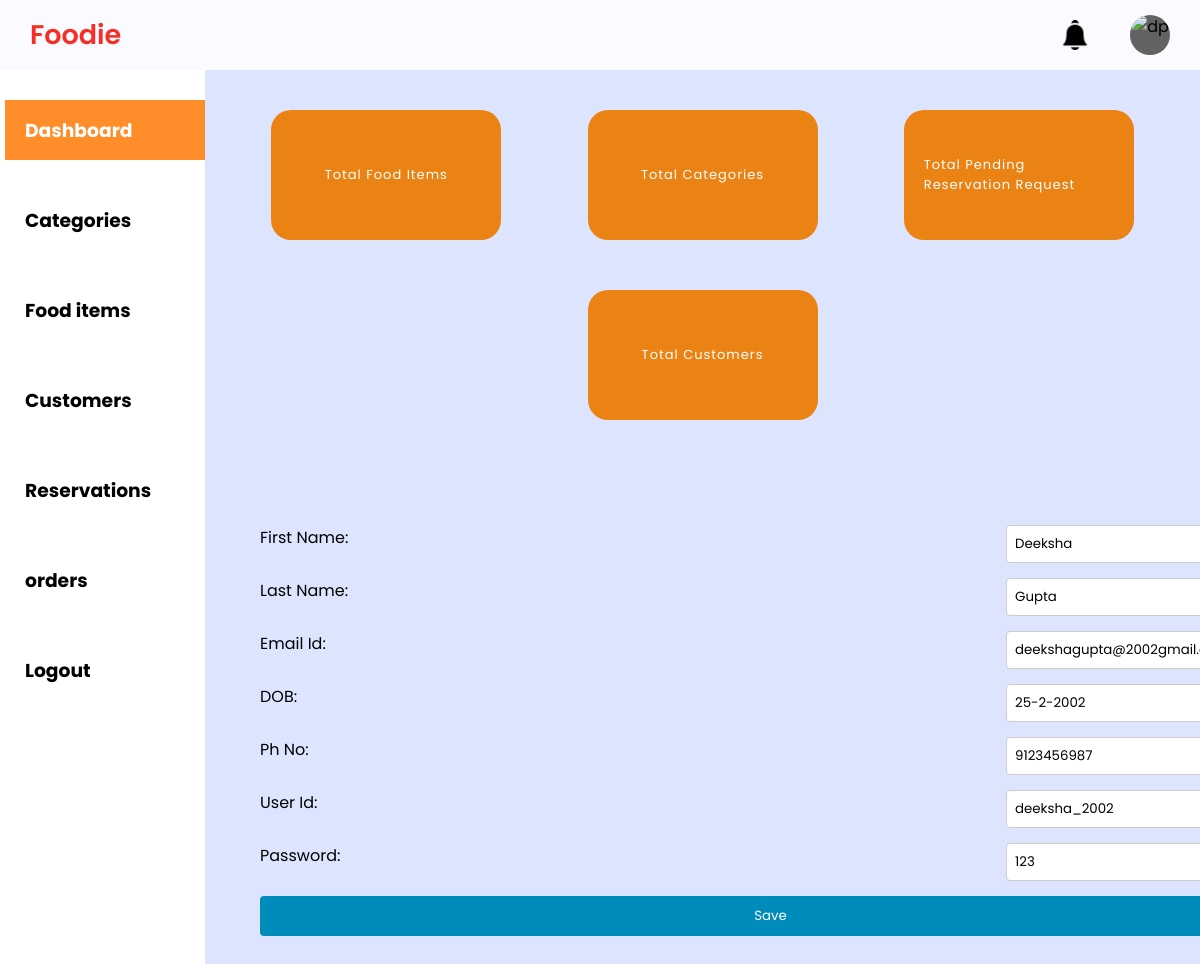
Page /admin-dashboard-customer-edit/2/ on the committed database.
### Home_App/models.py (models this page shows, shortened)
class customer_table(models.Model):
    customer_id = models.AutoField(primary_key=True)
    first_name = models.CharField(max_length=20)
    last_name = models.CharField(max_length=20)
    email_id = models.CharField(max_length=50)
    dob = models.CharField(max_length=10)
    phone_no = models.CharField(max_length=10)
    user_id = models.CharField(max_length=50)
    password = models.CharField(max_length=50)

### Home_App/views.py (the view)
# urls.py: path('admin-dashboard-customer-edit/<int:customer_id>/',hv.edit_customer,name='edit_customer'),
def edit_customer(request,customer_id):
    customer = get_object_or_404(customer_table,customer_id=customer_id)
    if request.method == 'POST':
        form = CustomerEditForm(request.POST)
        if form.is_valid():
            customer.first_name=form.cleaned_data['first_name']
            customer.last_name=form.cleaned_data['last_name']
            customer.email_id=form.cleaned_data['email_id']
            customer.dob=form.cleaned_data['dob']
            customer.phone_no=form.cleaned_data['phone_no']
            customer.user_id=form.cleaned_data['user_id']
            customer.password=form.cleaned_data['password']
            customer.save()
            return redirect(reverse('admin-dashboard-section',kwargs={'section':'customers'}))
    else:
            form = CustomerEditForm(initial={
                'first_name':customer.first_name,
                'last_name':customer.last_name,
                'email_id':customer.email_id,
                'dob':customer.dob,
                'phone_no':customer.phone_no,
                'user_id':customer.user_id,
                'password':customer.password
            })
    return render(request,'admin-dashboard-customer-edit-modal.html',{'form':form,'customer_id':customer_id})

### Home_App/forms.py
class CustomerEditForm(forms.Form):
    first_name = forms.CharField(label='First Name', max_length=255)
    last_name = forms.CharField(label='Last Name', max_length=255)
    email_id = forms.CharField(label='Email Id',max_length=255)
    dob = forms.CharField(label='DOB',max_length=20)
    phone_no = forms.IntegerField(label='Ph No')
    user_id = forms.CharField(label='User Id',max_length=255)
    password = forms.CharField(label='Password',max_length=255)

### Template/admin-dashboard-customer-edit-modal.html (shortened to what this page needs)
{% extends 'admin-dashboard.html' %}
{% load static %}
{% block content %}
<link rel="stylesheet" href="{% static 'css/admin-dash-add-style.css' %}">
<div class="container">
<div class="customer-edit-modal">
    <form method="post" action="{% url 'edit_customer' customer_id=customer_id %}">
        {{ form.as_p }}
        <button type="submit" value="Save">Save</button>
    </form>
</div></div>
{% endblock %}

### Static/css/admin-dash-style.css (style rules this page uses)
* { margin: 0; padding: 0; box-sizing: border-box; font-family: "Poppins", sans-serif; }
:root { --background-color1: #fafaff; --background-color2: #ffffff; --background-color3: #ededed; --background-color4: #cad7fda4; --primary-color: hsl(3, 90%, 55%); --secondary-color: hsl(31, 84%, 50%); --Border-color: #ee0909; --one-use-color: hsl(31, 84%, 50%); --two-use-color: hsl(31, 84%, 50%); }
body { background-color: var(--background-color4); max-width: 100%; overflow-x: hidden; }

### Static/css/admin-dash-add-style.css (style rules this page uses)
body { font-family: 'Poppins', sans-serif; background-color: #f2f2f2; }
.container { margin-left:30%; padding: 15px; width: 60vh; }
form { display: flex; flex-direction: column; }
label { margin-bottom: 8px; }
input { padding: 8px; margin-bottom: 15px; border: 1px solid #ccc; border-radius: 4px; }
button { background-color: #008CBA; color: #fff; padding: 10px; border: none; border-radius: 4px; cursor: pointer; }

### Template/admin-dashboard-customer-edit-modal.html (style rules this page uses)
body { font-family: 'Poppins', sans-serif; background-color: #cad7fda4; }
.container { margin: 80px auto; padding: 25px; width: 100vh; }
form { display: flex; flex-direction: column; }
label { margin-bottom: 8px; }
input { padding: 8px; float: inline-end; margin-bottom: 15px; border: 1px solid #ccc; border-radius: 4px; }
button { background-color: #008CBA; color: #fff; padding: 10px; border: none; border-radius: 4px; cursor: pointer; }

### rows in the picture
customer_table: first_name "Deeksha", last_name "Gupta", email_id "deekshagupta@2002gmail.com", dob "25-2-2002", phone_no "9123456987", user_id "deeksha_2002", password "123"
